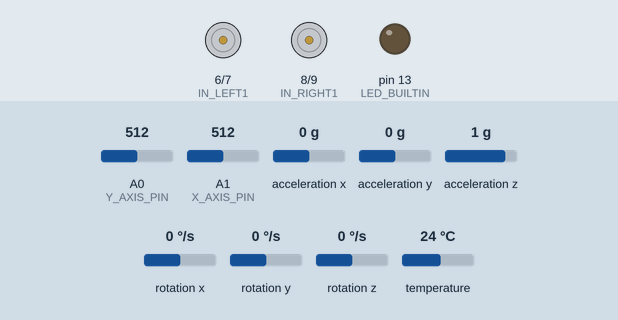
Bench run of a sketch on a simulated Arduino Uno, built with avr-gcc and run on an emulated ATmega328P. On the bench: motor-driver pin pairs drawn as motors (green arrow = first pin HIGH = forward, orange = second pin HIGH = backward, longer = more drive, scaled by the enable pin), output pins drawn as LEDs (lit = HIGH). Inputs (shaded band) come from the test bench; at power-on: acceleration x 0 g, A1 (X_AXIS_PIN) = 512, A0 (Y_AXIS_PIN) = 512, acceleration z 1 g, acceleration y 0 g, rotation x 0 °/s, rotation y 0 °/s, rotation z 0 °/s, temperature 24 °C. Pins used as bus, display or sensor lines are not drawn; what the sketch prints to the serial monitor is not drawn.

Above: at 1.3 s.
1.4 s: acceleration x set to -0.5 g
2.9 s: acceleration x set to -0.8 g
At 4.8 s:
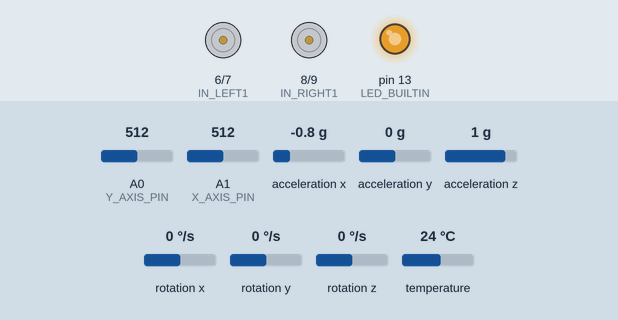
5.9 s: A1 (X_AXIS_PIN) set to 608
8.9 s: A1 (X_AXIS_PIN) set to 640
11.9 s: A0 (Y_AXIS_PIN) set to 90
14.9 s: acceleration z set to 0.7 g
Timing chart, 0 to 17.9 s (numbered marks = the images above; inputs shaded):
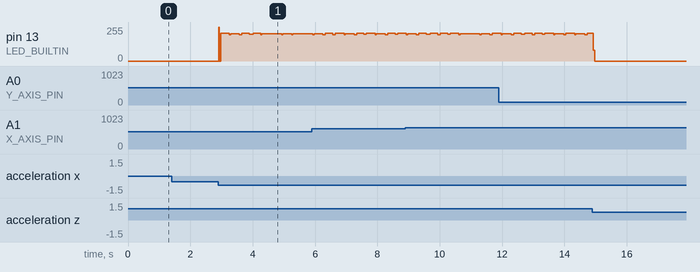

The sketch:

MotorDriver_bt_auto.ino
```cpp
#include <SPI.h>
#include <SoftwareSerial.h>
#include <Adafruit_MPU6050.h>
#include <Adafruit_Sensor.h>
#include <Wire.h>

Adafruit_MPU6050 mpu;
sensors_event_t a, g, temp;
int acceleration;


SoftwareSerial sSerial(11, 12);

bool onInput;

#define X_AXIS_PIN A1  // left-right
#define Y_AXIS_PIN A0  // front-back
// #define SW_PIN 10

// motor left
#define ENABLE_LEFT 5  // enable motor A
#define IN_LEFT1 6     // motor A spin 1
#define IN_LEFT2 7     // motor A spin 2

// motor right
#define ENABLE_RIGHT 10  // enable motor B
#define IN_RIGHT1 8      // motor B spin 1
#define IN_RIGHT2 9      // motor B spin 2

// speed factor
#define FACTOR 0.3  // average fraction of total voltage (PWM)

// loop delay
#define DELTA 10.0  // ms
#define HORIZONTAL_THRESHOLD 400

#define VERTICAL_THRESHOLD 100

// int bt_flag = 0;
String command;
String state = "stall";
void Forward() {
  digitalWrite(IN_LEFT1, HIGH);
  digitalWrite(IN_LEFT2, LOW);
  digitalWrite(IN_RIGHT1, LOW);
  digitalWrite(IN_RIGHT2, HIGH);
  delay(DELTA * FACTOR);
  digitalWrite(IN_LEFT1, LOW);
  digitalWrite(IN_LEFT2, LOW);
  digitalWrite(IN_RIGHT1, LOW);
  digitalWrite(IN_RIGHT2, LOW);

  delay(DELTA * (1.0 - FACTOR));
}

void Backward() {
  digitalWrite(IN_LEFT1, LOW);
  digitalWrite(IN_LEFT2, HIGH);
  digitalWrite(IN_RIGHT1, HIGH);
  digitalWrite(IN_RIGHT2, LOW);
  delay(DELTA * FACTOR);
  digitalWrite(IN_LEFT1, LOW);
  digitalWrite(IN_LEFT2, LOW);
  digitalWrite(IN_RIGHT1, LOW);
  digitalWrite(IN_RIGHT2, LOW);
  delay(DELTA * (1.0 - FACTOR));
}

void Left() {
  digitalWrite(IN_LEFT1, LOW);
  digitalWrite(IN_LEFT2, HIGH);
  digitalWrite(IN_RIGHT1, LOW);
  digitalWrite(IN_RIGHT2, HIGH);
  delay(DELTA * FACTOR);
  digitalWrite(IN_LEFT1, LOW);
  digitalWrite(IN_LEFT2, LOW);
  digitalWrite(IN_RIGHT1, LOW);
  digitalWrite(IN_RIGHT2, LOW);
  delay(DELTA * (1.0 - FACTOR));
}

void Right() {
  digitalWrite(IN_LEFT1, HIGH);
  digitalWrite(IN_LEFT2, LOW);
  digitalWrite(IN_RIGHT1, HIGH);
  digitalWrite(IN_RIGHT2, LOW);
  delay(DELTA * FACTOR);
  digitalWrite(IN_LEFT1, LOW);
  digitalWrite(IN_LEFT2, LOW);
  digitalWrite(IN_RIGHT1, LOW);
  digitalWrite(IN_RIGHT2, LOW);
  delay(DELTA * (1.0 - FACTOR));
}

void Stop() {
  if (state == "f") {
    Forward();
  } else if (state == "b") {
    Backward();
  } else if (state == "r") {
    Right();
  } else if (state == "l") {
    Left();
  } else {
    digitalWrite(IN_LEFT1, LOW);
    digitalWrite(IN_LEFT2, LOW);
    digitalWrite(IN_RIGHT1, LOW);
    digitalWrite(IN_RIGHT2, LOW);
    delay(DELTA);
  }
}

void setup() {
  onInput = true;

  sSerial.begin(9600);
  // pinMode(SW_PIN, INPUT);
  // digitalWrite(SW_PIN, HIGH);
  pinMode(X_AXIS_PIN, INPUT);
  pinMode(Y_AXIS_PIN, INPUT);
  pinMode(ENABLE_LEFT, OUTPUT);
  pinMode(IN_LEFT1, OUTPUT);
  pinMode(IN_LEFT2, OUTPUT);
  pinMode(ENABLE_RIGHT, OUTPUT);
  pinMode(IN_RIGHT1, OUTPUT);
  pinMode(IN_RIGHT2, OUTPUT);

  Serial.begin(115200);

  // Try to initialize!
  if (!mpu.begin()) {
    Serial.println("Failed to find MPU6050 chip");
    while (1) {
      delay(10);
    }
  }
  // Serial.println("MPU6050 Found!");

  pinMode(LED_BUILTIN, OUTPUT);
  pinMode(12, OUTPUT);

  // set accelerometer range to +-8G
  mpu.setAccelerometerRange(MPU6050_RANGE_8_G);

  // set gyro range to +- 500 deg/s
  mpu.setGyroRange(MPU6050_RANGE_500_DEG);

  // set filter bandwidth to 21 Hz
  mpu.setFilterBandwidth(MPU6050_BAND_21_HZ);

  delay(100);
}

void loop() {
  //command = '$';
  mpu.getEvent(&a, &g, &temp);
  acceleration = a.acceleration.x * a.acceleration.x + a.acceleration.y * a.acceleration.y + a.acceleration.z * a.acceleration.z;
  Serial.print(acceleration);
  Serial.print(",");
  if (acceleration > 130 || acceleration < 70) {
    digitalWrite(LED_BUILTIN, HIGH);  // turn the LED on (HIGH is the voltage level)
    digitalWrite(12, HIGH);
  }

  int xAxisInput = analogRead(X_AXIS_PIN);
  int yAxisInput = analogRead(Y_AXIS_PIN);
  // int joystickinput = digitalRead(SW_PIN);

  for (int i = 0; i < sSerial.available(); i++) {

    char c = sSerial.read();
    onInput = true;
    if (c != '\\') {
      if ('a' <= c && c <= 'z' || c == '$') {
        command += c;
      }
    } else {
      if (command == "$") {
        state = "stall";
      } else {
        state = command;
      }
      onInput = false;

      break;
    }
  }
  // Serial.println("command = " + command);

  if (VERTICAL_THRESHOLD < yAxisInput && yAxisInput < 1023 - VERTICAL_THRESHOLD)  // if y axis not in threshold move left right
  {
    if (HORIZONTAL_THRESHOLD < xAxisInput && xAxisInput < 1023 - HORIZONTAL_THRESHOLD) {
      Stop();
    } else {
      if (xAxisInput < HORIZONTAL_THRESHOLD) {

        Left();
      } else {

        Right();
      }
    }
  } else {
    if (yAxisInput < VERTICAL_THRESHOLD) {
      Forward();
      // Serial.println("moving forward");
    } else {
      Backward();
      // Serial.println("moving backward");
    }
  }

  if (!onInput) {
    command = "";
  }
  Serial.println("");
  digitalWrite(LED_BUILTIN, LOW);
}
```

Measured:
- the behaviour switches between -0.6 and -0.7 g on acceleration x (found by bisection; images 0 and 1)
